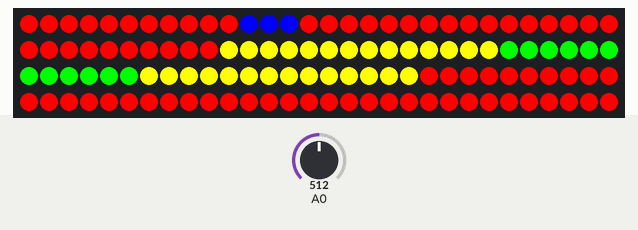
This sketch was run on a simulated Arduino Uno, built with avr-gcc and run on an emulated ATmega328P. On the bench: 120 RGB LEDs in strip order, left to right, continuing on the next row. Inputs (shaded band) come from the test bench; at power-on: A0 = 512.

Above: at 0.1 s.

The sketch:

Hovering_Ball.ino
```cpp
#include <Adafruit_NeoPixel.h>

#define PIN 6

// Parameter 1 = number of pixels in strip
// Parameter 2 = Arduino pin number (most are valid)
// Parameter 3 = pixel type flags, add together as needed:
//   NEO_KHZ800  800 KHz bitstream (most NeoPixel products w/WS2812 LEDs)
//   NEO_KHZ400  400 KHz (classic 'v1' (not v2) FLORA pixels, WS2811 drivers)
//   NEO_GRB     Pixels are wired for GRB bitstream (most NeoPixel products)
//   NEO_RGB     Pixels are wired for RGB bitstream (v1 FLORA pixels, not v2)
Adafruit_NeoPixel strip = Adafruit_NeoPixel(120, PIN, NEO_GRB + NEO_KHZ800);

// IMPORTANT: To reduce NeoPixel burnout risk, add 1000 uF capacitor across
// pixel power leads, add 300 - 500 Ohm resistor on first pixel's data input
// and minimize distance between Arduino and first pixel.  Avoid connecting
// on a live circuit...if you must, connect GND first.

const uint32_t Red = strip.Color(255, 0, 0);
const uint32_t Yellow = strip.Color(255, 255, 0);
const uint32_t Green = strip.Color(0, 255, 0);
const uint32_t Blue = strip.Color(0, 0, 255);
const uint32_t White = strip.Color(255, 255, 255);
const uint32_t Dark = strip.Color(0, 0, 0);

float x;
float v;

unsigned int sample;


void setup() {
  Serial.begin(9600);
  strip.begin();
  strip.show(); // Initialize all pixels to 'off'

  x = 12;
  v = 0;
}


void loop() {
  int s = Sound();

  for (int i = 0; i < 120; i ++)
    strip.setPixelColor(i, Red);
  for (int i = 40; i < 80; i ++)
    strip.setPixelColor(i, Yellow);
  for (int i = 54; i < 66; i ++)
    strip.setPixelColor(i, Green);

  if (x > 12)
    v = v-.0294;
  if (x <=12 && v < 0)
    v = abs(v*.7);
  if (x >= 110 && v > 0)
    v = -abs(v*.7);
  v = v + s/500;

  if (x > 12 || v > .1)
    x = x+v;

  if (x > 12 && x < 108 || v > .1)
    x = x+v;

  for (int i = -1; i <= 1; i ++)
    strip.setPixelColor(x+i, Blue);
  strip.show();
}


int Sound() {
  unsigned long startMillis= millis();  // Start of sample window
   unsigned int peakToPeak = 0;   // peak-to-peak level

   unsigned int signalMax = 0;
   unsigned int signalMin = 1024;

   // collect data for 10 mS
   while (millis() - startMillis < 10)
   {
      sample = analogRead(0);
      if (sample < 1024)  // toss out spurious readings
      {
         if (sample > signalMax)
         {
            signalMax = sample;  // save just the max levels
         }
         else if (sample < signalMin)
         {
            signalMin = sample;  // save just the min levels
         }
      }
   }
   peakToPeak = signalMax - signalMin;  // max - min = peak-peak amplitude

   return peakToPeak;
}
```
